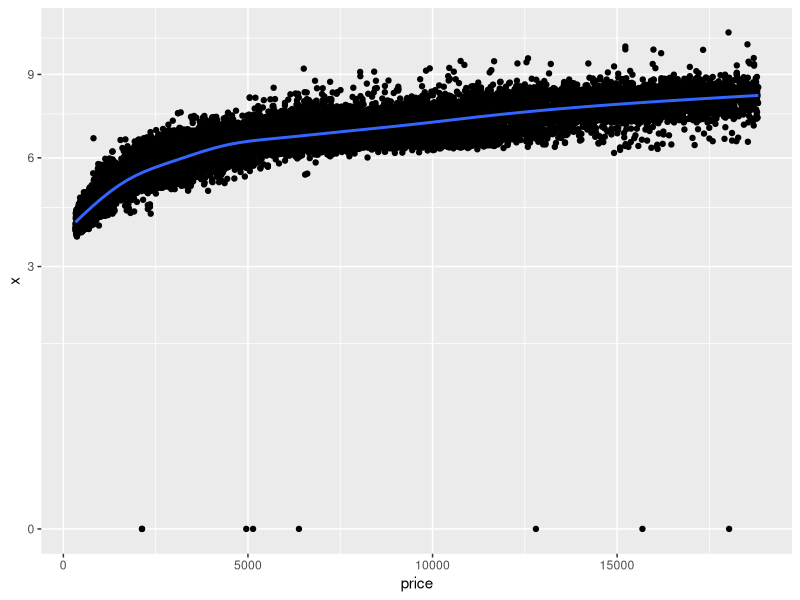
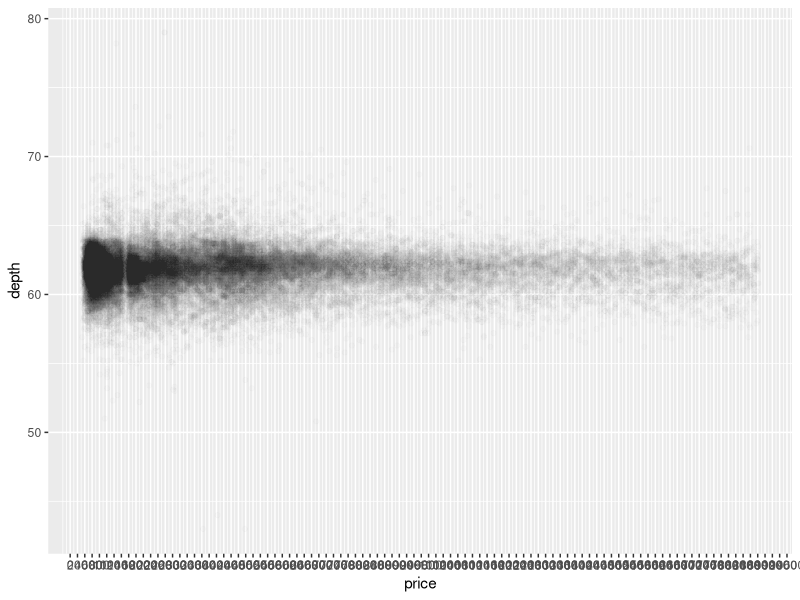
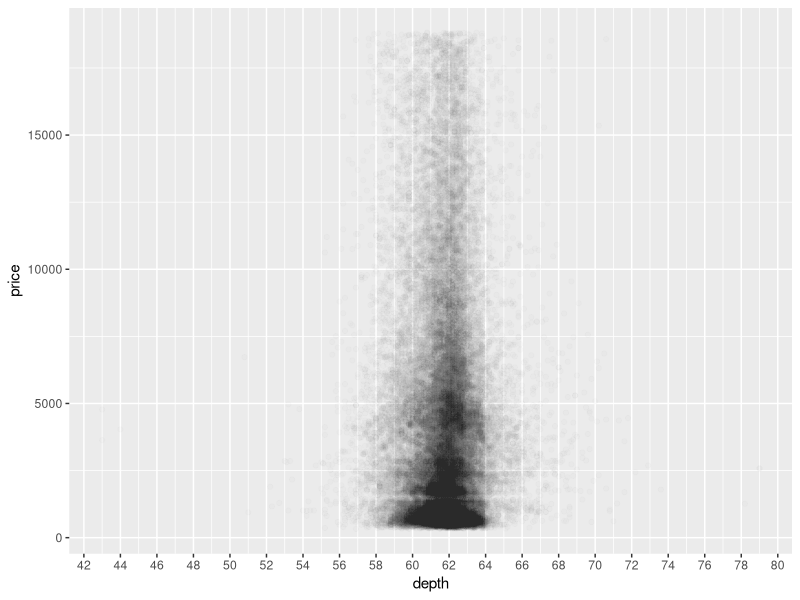
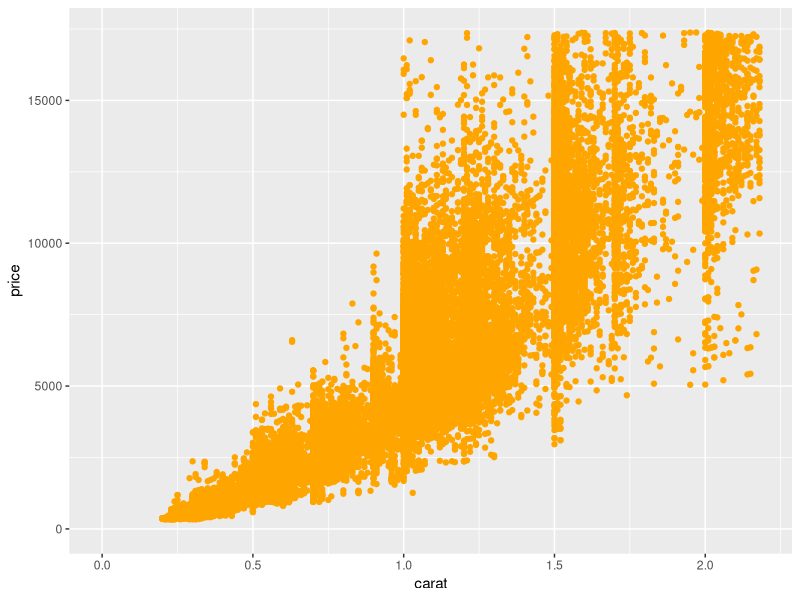
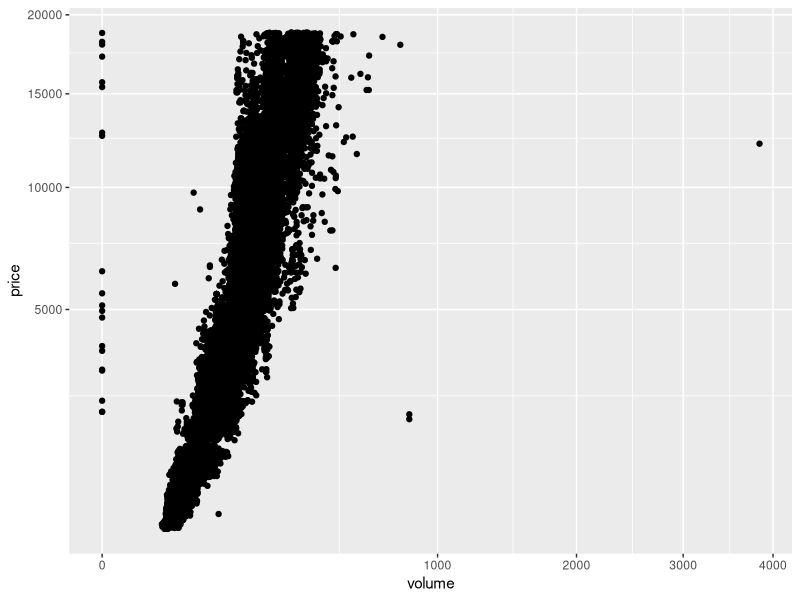
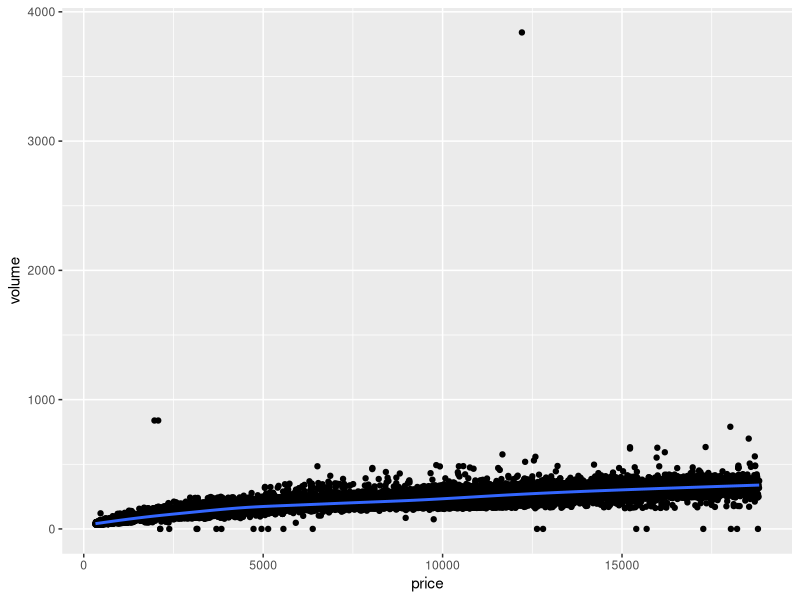
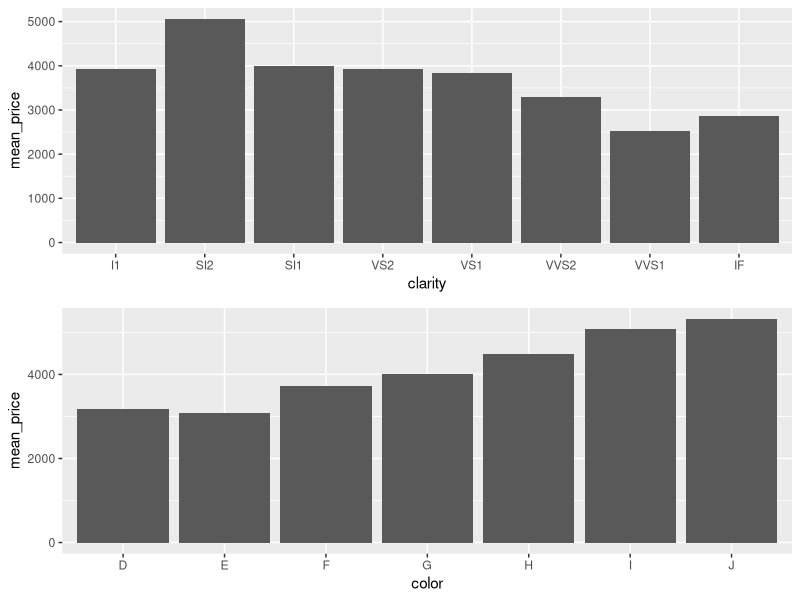

The R source for these figures, in order:
## ---- chunk 1
library(ggplot2)
data(diamonds)

ggplot(aes(x=price, y=x), data = diamonds) +
  coord_trans(y = 'sqrt') +
  geom_point() +
  geom_smooth()

## ---- chunk 2
names(diamonds)
## ---- chunk 3
with(diamonds, cor.test(price, x))
with(diamonds, cor.test(price, y))
with(diamonds, cor.test(price, z))
## ---- chunk 4
max_price <- which.max(c(diamonds$price))

ggplot(aes(x=price, y=depth), data=diamonds) +
  geom_point(alpha=0.01) + 
  scale_x_continuous(breaks = seq(from=0, to = max_price, by = 200))
## ---- chunk 5
max_depth <- which.max(c(diamonds$depth))
ggplot(aes(x=depth, y=price), data=diamonds) +
  geom_point(alpha=0.01) + 
  scale_x_continuous(breaks = seq(from=0, to = max_depth, by = 2))
## ---- chunk 6
with(diamonds, cor.test(price, depth))
## ---- chunk 7
quantile_level <- 0.99
ggplot(aes(x=carat, y=price), data=diamonds) +
  geom_point( color='orange') + 
  xlim(0, quantile(diamonds$carat, quantile_level)) +
  ylim(0,quantile(diamonds$price, quantile_level))

## ---- chunk 8

diamonds$volume = diamonds$x * diamonds$y * diamonds$z
ggplot(aes(x=volume, y=price), data = diamonds) + 
  geom_point() + 
  coord_trans(x = 'sqrt', y='sqrt')

## ---- chunk 9
with(subset(diamonds, volume>0  & volume <800), cor.test(price, volume))
## ---- chunk 10
new_subset <- subset(diamonds, volume > 0 & volume< 800)
ggplot(aes(x=price, y=volume), data=diamonds) + 
  geom_point() +
  geom_smooth()
## ---- chunk 11
library(dplyr)


grouped_dbc <- group_by(diamonds, clarity)
diamondsByClarity <- summarise(grouped_dbc, mean_price = mean(price), median_price=median(price), min_price=min(price), max_price=max(price), n=n())

diamondsByClarity

## ---- chunk 12
library(gridExtra)
diamonds_by_clarity <- group_by(diamonds, clarity)
diamonds_mp_by_clarity <- summarise(diamonds_by_clarity, mean_price = mean(price))

diamonds_by_color <- group_by(diamonds, color)
diamonds_mp_by_color <- summarise(diamonds_by_color, mean_price = mean(price))


chart_clarity <- ggplot(aes(x=clarity, y=mean_price), data=diamonds_mp_by_clarity) +
  geom_bar(stat="identity")

chart_color <- ggplot(aes(x=color, y=mean_price), data=diamonds_mp_by_color) + 
  geom_bar(stat="identity")

grid.arrange(chart_clarity, chart_color)


